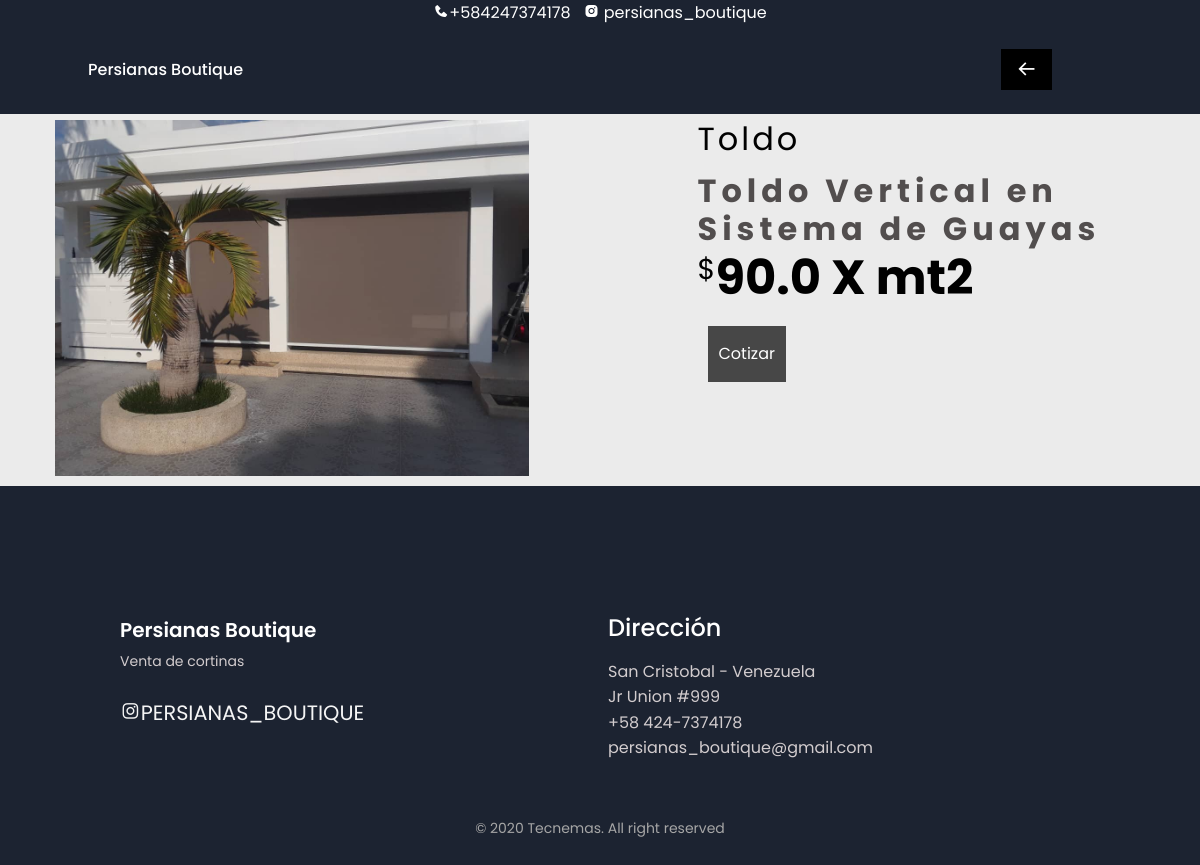
Screenshot of /detalle/4 with the database file from the repository.
### cortinas/models.py (models this page shows, shortened)
class Post(models.Model):
    name =  models.CharField(max_length=200, null=True)
    price = models.FloatField(null= True)
    category = models.CharField(max_length=200,null= True)
    description = models.CharField(max_length=200,null= True,blank=True)
    img = models.FileField(blank=True, null=True)

### cortinas/views.py (the view)
# urls.py: path('detalle/<str:pk>', views.product,name='detalle'),
def product(request, pk):
    prod = Post.objects.get(id=pk)
    return render(request, 'detalle.html', {'prod':prod})

### cortinas/templates/detalle.html (shortened to what this page needs)
{% extends 'base.html' %}
{% load static %}
{% block menu %}
<div class="nav__menu" style="margin-right: 60px;" id="nav-menu">
    <ul class="nav__list">
        <li class="nav__item"><a href="{% url 'home' %}" class="nav__link"><i class='bx bx-arrow-back'></i></a></li>
    </ul>
</div>
{% endblock %}
{% block content %}
    <main>
        <div class="container-fluid">
            <div class="row no-gutters">
                <div class="col-xl-7">
                    <div class="content-watch">
                        <div class="row no-gutters" style="margin-left: 50px;">
                            <div class="col-xl-9 preview">
                                <img src="{{prod.img.url}}" alt="" class="img-fluid" id="preview" width="550" alt="">
                            </div>
                        </div>
                    </div>
                </div>
                <div class="col-xl-5">
                    <div class="parameter">
                        <h6>{{prod.category}}</h6> <br>
                        <h1 class="display-2" style="font-size: 2.0rem">{{prod.name}}</h1>
                        <div class="price">
                            <h2><span><sup>$</sup></span>{{prod.price}} X mt2</h2>
                        </div>
                        <div class="cart">
                            <div class="row no-gutters">
                                <button class="btn" onclick="myFunction()" id="myBtn">Cotizar</button>
                            </div>
                        </div>
                    </div>
                </div>
            </div>
        </div>
    </main>
    {% endblock %}

### wilmar_project/static/css/styles.css (style rules this page uses)
:root { --header-height: 4rem; --first-color: #284683; --first-color-alt: #808e89; --title-color: #393939; --text-color: #524e4e; --text-color-light: #A6A6A6; --body-color: #1c2331; --container-color: #1c2331; --body-font: 'Poppins', sans-serif; --biggest-font-size: 2.25rem; --h1-font-size: 1.5rem; --h2-font-size: 1.25rem; --h3-font-size: 1rem; --normal-font-size: .938rem; --small-font-size: .813rem; --smaller-font-size: .75rem; --font-medium: 500; --font-semi-bold: 600; --mb-1: .5rem; --mb-2: 1rem; --mb-3: 1.5rem; --mb-4: 2rem; --mb-5: 2.5rem; --mb-6: 3rem; --z-tooltip: 10; --z-fixed: 100; }
@media screen and (min-width: 768px) { :root { --biggest-font-size: 4rem; --h1-font-size: 2.25rem; --h2-font-size: 1.5rem; --h3-font-size: 1.25rem; --normal-font-size: 1rem; --small-font-size: .875rem; --smaller-font-size: .813rem; } }
*,::before,::after { box-sizing: border-box; }
html { scroll-behavior: smooth; }
body { margin: var(--header-height) 0 0 0; font-family: var(--body-font); font-size: var(--normal-font-size); background-color: var(--body-color); color: var(--text-color); line-height: 1.6; }
h1,h2,h3,p,ul { margin: 0; }
ul { padding: 0; list-style: none; }
a { text-decoration: none; }
img { max-width: 100%; height: 100%; }
.nav__item { margin-bottom: var(--mb-2); }
.nav__link, .nav__logo, .nav__toggle { color: white; font-weight: var(--font-medium); }
.nav__link { transition: .3s; }
@media screen and (min-width: 768px) { body { margin: 0; } }
@media screen and (min-width: 768px) { .nav__list { display: flex; } }
@media screen and (min-width: 768px) { .nav__item { margin-left: var(--mb-5); margin-bottom: 0; } }

### wilmar_project/static/css/detalle.css (style rules this page uses)
nav i { font-size: 1.3rem; background: black; color: white; padding: 10px 15px; }
main { padding-top:50px ; background: #ebebeb; }
.preview img { position:relative; left: -60px; margin-left: 50px; margin-top: 70px; margin-bottom: 10px; }
.parameter { padding-top: 70px; }
.parameter h6 { font-size: 2em; font-weight: 400; letter-spacing: 3px; color: black; }
.parameter h1 { font-weight: 700; letter-spacing: 5px; margin-top: -20px ; }
.parameter h2 { font-weight: 700; font-size: 3em; color: black; }
.parameter h2 span { font-weight: 400; font-size: 0.8em; }
.cart { margin-top: 20px; }
.cart button { padding: 15px 20px; background: #474747; color: white; border-radius: 0; margin-left: 10px; margin-bottom: 20px; }
.cart button:first-of-type { padding: 15px 10px; background: #474747; color: white; border-radius: 0; }

### rows the page displays
Post: img (picture), category "Toldo", name "Toldo Vertical en Sistema de Guayas", price "90.0"
